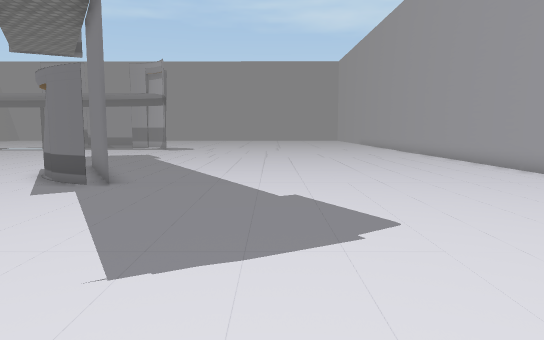
[1] (above)

20 first-person views from a walk through a scene from a Unity 3-D project. The camera is 1.4 m above the floor, tilts 6° down and sees 70° across. Doors are open. The floor is counted in squares, 1 m on a side. Each view is taken from the middle of a square. On the plan, view 1 faces up. The plan holds only what a view shows up to about 16 squares ahead; the rest is blank. The place goes on beyond the plan. The player is left out. Some animated figures are left out. Some surface patterns are stand-ins.

[2]
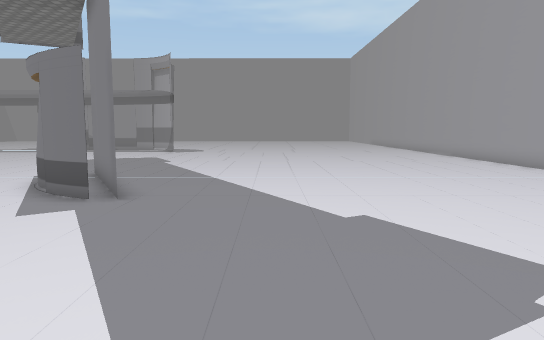

[3]
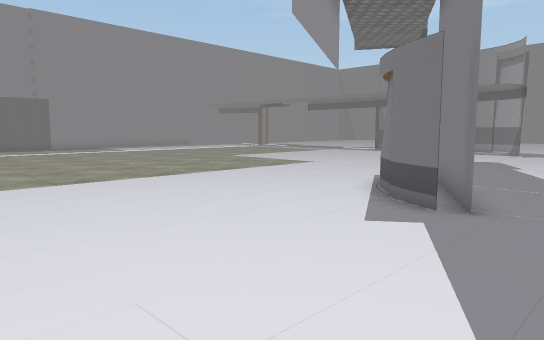

[4]
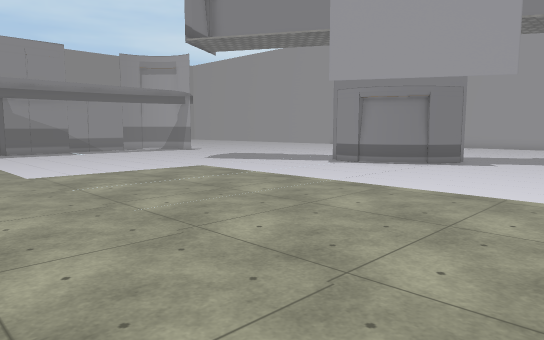

[5]
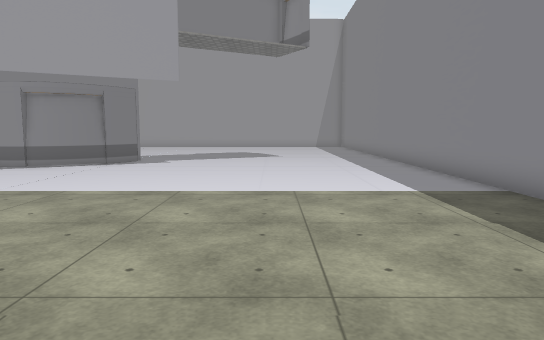

[6]
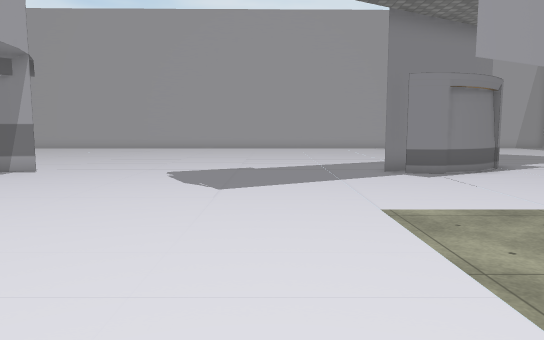

[7]
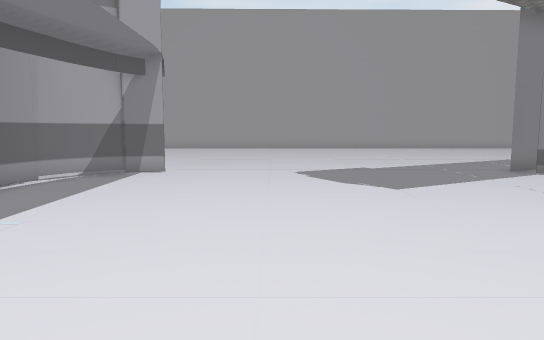

[8]
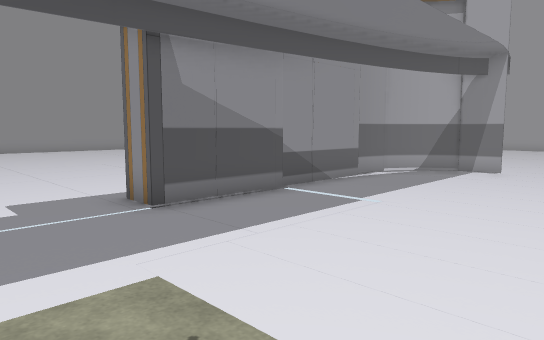

[9]
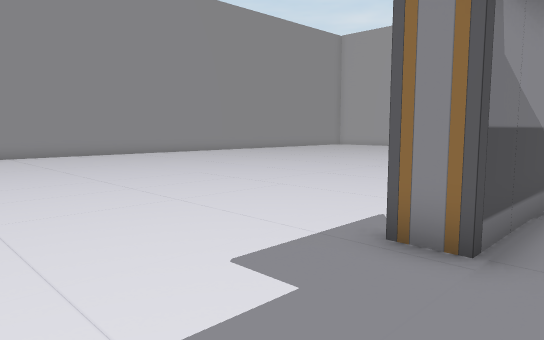

[10]
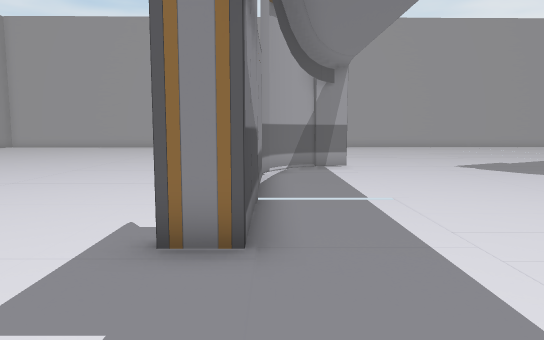

[11]
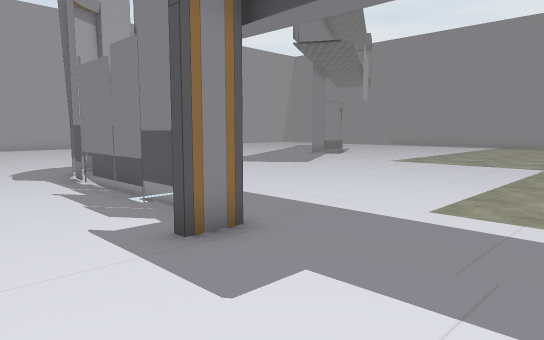

[12]
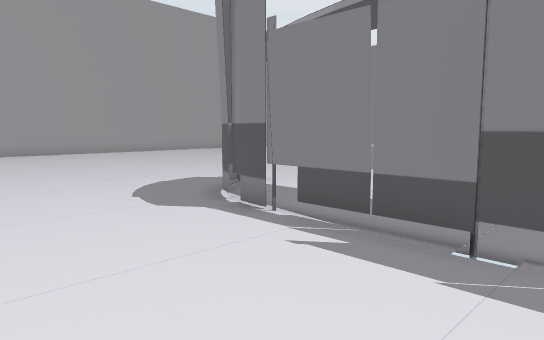

[13]
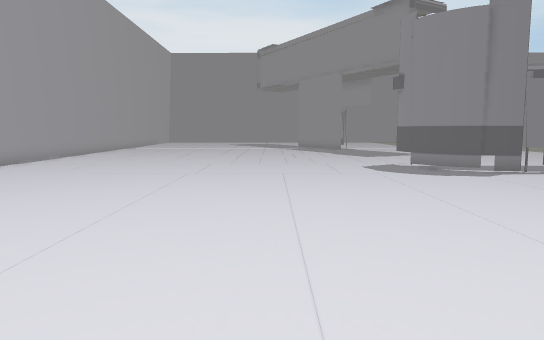

[14]
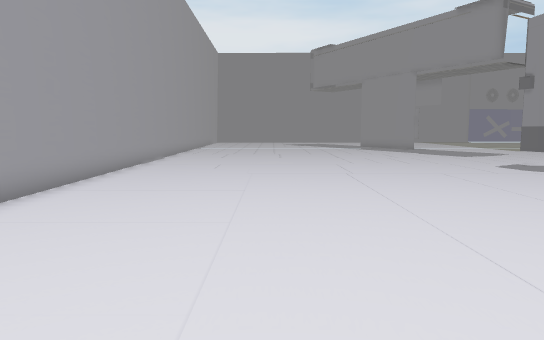

[15]
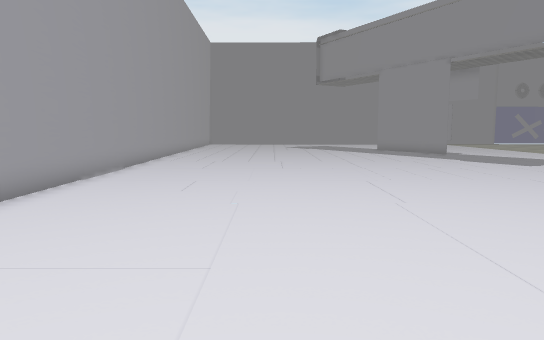

[16]
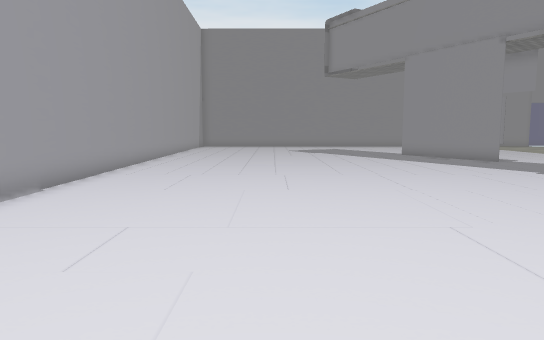

[17]
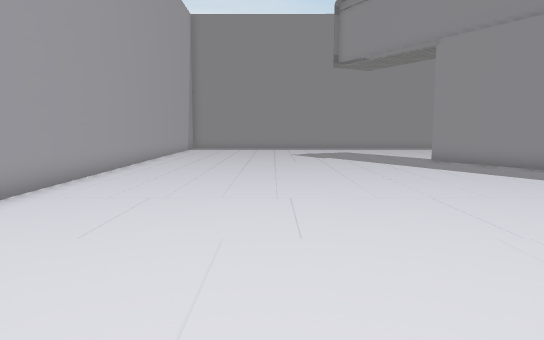

[18]
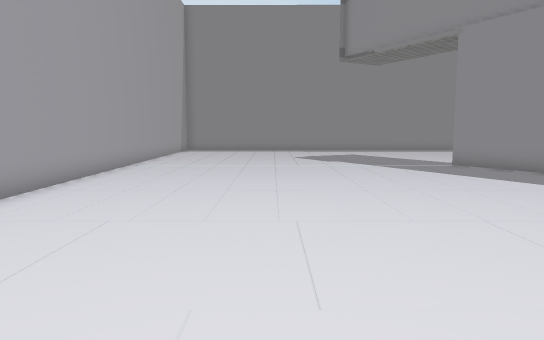

[19]
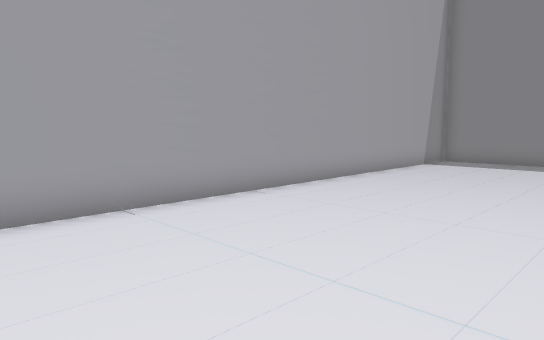

[20]
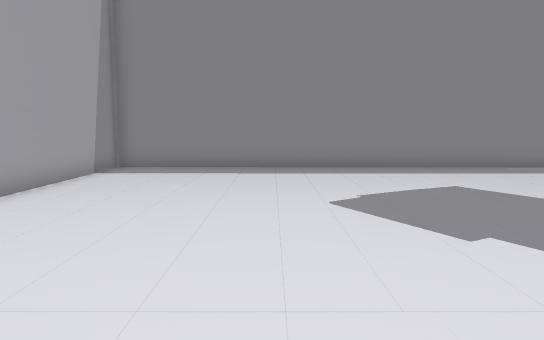

### Floor plan
Key: @ floor where view 1 was taken; # wall or solid block; . floor; T thing the floor can be seen under or through.
Columns run from 21 left of view 1 to 9 right of it. Each row starts with its distance up from view 1.
 43    .....
 42    ......
 41    .......         .    .
 40   .........
 39   ..........    ...........
 38   ........... .............
 37   ..........................
 36   ...........................
 35  ............................
 34  ............................#
 33  ............................#
 32 .............................#
 31  ............................#
 30 .............................#
 29 ....T........................#
 28 ....TTTTTTTTTT...............#
 27 .............##..............#
 26  .............#..............#
 25  ............................#
 24  ............................#
 23   ...........................#
 22  ............................##
 21   ............................#
 20   ............................#
 19   ............................#
 18   ............................#
 17   ............................#
 16   ............................#
 15   ............................#
 14   ............#...............#
 13   ............##..............#
 12  .............###.............#
 11  ..............##.............#
 10  ..............###............#
  9  .............................#
  8  .............................#
  7  .............................#
  6  .............................#
  5   ............................#
  4 . ............................#
  3   ............................#
  2   ............................#
  1     ..........................#
  0      ................@........#
 -1         #######################

Where each view was taken, in squares from view 1:
view 1: 0 up, 0 right, facing up
view 2: 2 up, 1 left, facing up
view 3: 3 up, 2 left, facing up-left
view 4: 4 up, 21 left, facing up-right
view 5: 4 up, 21 left, facing right
view 6: 18 up, 19 left, facing right
view 7: 22 up, 19 left, facing right
view 8: 22 up, 20 left, facing up-right
view 9: 27 up, 21 left, facing up-right
view 10: 28 up, 21 left, facing right
view 11: 32 up, 21 left, facing down-right
view 12: 33 up, 15 left, facing down-right
view 13: 41 up, 2 left, facing down
view 14: 41 up, 3 right, facing down
view 15: 36 up, 3 right, facing down
view 16: 31 up, 3 right, facing down
view 17: 27 up, 3 right, facing down
view 18: 25 up, 3 right, facing down
view 19: 16 up, 2 right, facing down-right
view 20: 13 up, 3 right, facing down
